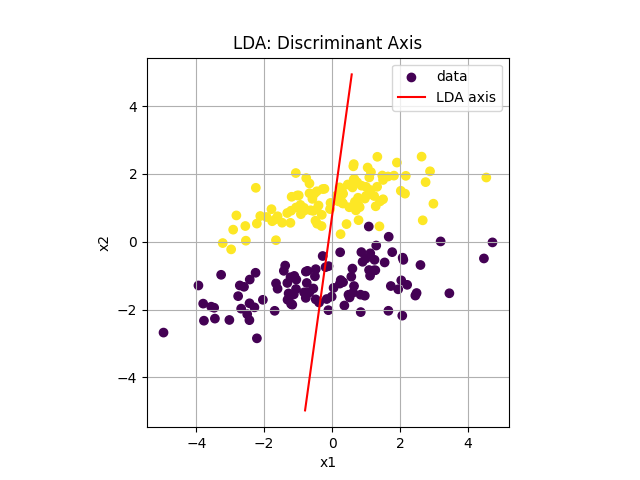

Generate this figure with Python:
"""_summary_.

Output the scatter plot and LDA axes from lda_2class.csv onto a two-dimensional plane.

"""

import matplotlib.pyplot as plt
import numpy as np
import pandas as pd

path_2class = "../../ex2/data/lda_2class.csv"

with open(path_2class) as f:
    sample1 = np.loadtxt(path_2class, delimiter=",", skiprows=1)

# 散布図用の点の座標抽出
x1_input = sample1[:, 0]
x2_input = sample1[:, 1]
label_input = sample1[:, 2]

df = pd.read_csv(path_2class)
df_0 = df[df["label"] <= 0.5]
df_1 = df[df["label"] > 0.5]

df_0 = df_0.drop("label", axis=1).to_numpy()
df_1 = df_1.drop("label", axis=1).to_numpy()
df_0_mean = np.mean(df_0, axis=0)
df_1_mean = np.mean(df_1, axis=0)

print(f"df_0_mean = {df_0_mean}")
print(f"df_1_mean = {df_1_mean}")

SB = np.outer((df_0_mean - df_1_mean), (df_0_mean - df_1_mean))

# print(np.stack([df_0_mean, df_0_mean], 1).shape)
# print(type(df_0), type(df_0_mean))
# print(df_0.shape, df_0_mean.shape)
# print((df_0 - df_0_mean).shape)
SW = (df_0 - df_0_mean).T @ (df_0 - df_0_mean) + (df_1 - df_1_mean).T @ (
    df_1 - df_1_mean
)

print(f"SB = \n{SB}")
print(f"SW = \n{SW}")
# print(type(SB), type(SW))
# print(SB.shape, SW.shape)

# 固有値の導出
w, v = np.linalg.eigh(np.linalg.pinv(SW) @ SB)

# 全体平均の導出
mu = (df_0_mean + df_1_mean) / 2

t = np.linspace(-5, 5, 100)
line_v1 = np.outer(t, v[:, -1]) + mu

fig = plt.figure()
ax = fig.add_subplot(1, 1, 1)

# 散布図
ax.scatter(x1_input, x2_input, c=label_input, label="data")

# LDA の判別軸
ax.plot(line_v1[:, 0], line_v1[:, 1], color="red", label="LDA axis")

# タイトル・ラベル・凡例・グリッド
ax.set_title("LDA: Discriminant Axis")
ax.set_xlabel("x1")
ax.set_ylabel("x2")
ax.legend()
ax.grid(True)

ax.set_aspect("equal", adjustable="box")
plt.savefig("lda_2class.png")


df_nolabel = df.drop("label", axis=1).to_numpy()


def acc(df_0, df_1, threshold):
    """_summary_.

    Args:
        df_0 : x0
        df_1 : x1
        threshold : threshold

    Returns:
        acc : accuracy
    """
    acc = (
        np.count_nonzero((np.dot(df_0, v[:, -1]) < threshold))
        + np.count_nonzero((np.dot(df_1, v[:, -1]) >= threshold))
    ) / df.shape[0]
    return acc


print(f"accuracy (threshold = 0) = {acc(df_0=df_0, df_1=df_1, threshold=0)}")
